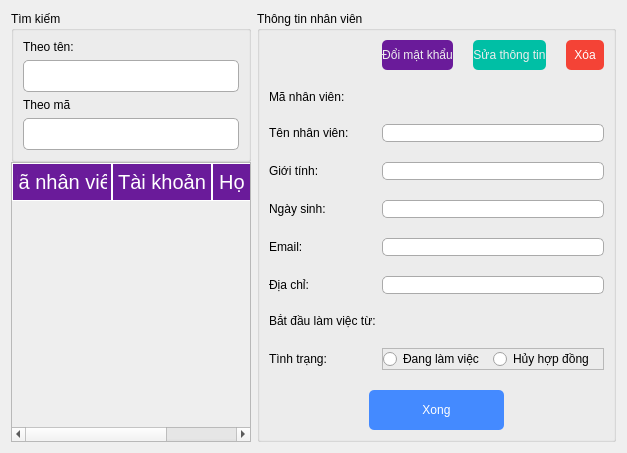
      <widget class="QWidget" name="staffs">
       <attribute name="title">
        <string>Quản lý nhân viên</string>
       </attribute>
       <layout class="QHBoxLayout" name="horizontalLayout" stretch="2,3">
        <item>
         <layout class="QVBoxLayout" name="verticalLayout" stretch="0,6">
          <property name="spacing">
           <number>0</number>
          </property>
          <item>
           <widget class="QGroupBox" name="search">
            <property name="styleSheet">
             <string notr="true">background: none;</string>
            </property>
            <property name="title">
             <string>Tìm kiếm</string>
            </property>
            <layout class="QVBoxLayout" name="verticalLayout_3">
             <item>
              <widget class="QLabel" name="name_2">
               <property name="text">
                <string>Theo tên: </string>
               </property>
              </widget>
             </item>
             <item>
              <widget class="QLineEdit" name="name">
               <property name="styleSheet">
                <string notr="true">height: 30px;
border: 1px solid #aaa;
border-radius: 5px;
background: none;</string>
               </property>
              </widget>
             </item>
             <item>
              <widget class="QLabel" name="id_2">
               <property name="text">
                <string>Theo mã</string>
               </property>
              </widget>
             </item>
             <item>
              <widget class="QLineEdit" name="id">
               <property name="styleSheet">
                <string notr="true">height: 30px;
border: 1px solid #aaa;
border-radius: 5px;background: none;</string>
               </property>
              </widget>
             </item>
            </layout>
           </widget>
          </item>
          <item>
           <widget class="QTableWidget" name="staffTable">
            <property name="styleSheet">
             <string notr="true">QHeaderView::section {
    background-color: #6A1B9A;
	padding: 4px;
    border: 1px solid #fff;
	color: #fff;
    font-size: 15pt;
	font-family: &quot;Myriad Pro Cond&quot;;
}

QTableWidget {
	background-color: #eee;
    gridline-color: #fffff8;
    font-size: 15pt;
}

QTableWidget QTableCornerButton::section {
    background-color: #646464;
    border: 1px solid #fffff8;
}
</string>
            </property>
            <property name="editTriggers">
             <set>QAbstractItemView::NoEditTriggers</set>
            </property>
            <property name="selectionBehavior">
             <enum>QAbstractItemView::SelectRows</enum>
            </property>
            <property name="sortingEnabled">
             <bool>true</bool>
            </property>
            <attribute name="horizontalHeaderHighlightSections">
             <bool>false</bool>
            </attribute>
            <attribute name="horizontalHeaderStretchLastSection">
             <bool>true</bool>
            </attribute>
            <attribute name="verticalHeaderVisible">
             <bool>false</bool>
            </attribute>
            <column>
             <property name="text">
              <string>Mã nhân viên</string>
             </property>
            </column>
            <column>
             <property name="text">
              <string>Tài khoản</string>
             </property>
            </column>
            <column>
             <property name="text">
              <string>Họ và tên</string>
             </property>
            </column>
           </widget>
          </item>
         </layout>
        </item>
        <item>
         <layout class="QVBoxLayout" name="verticalLayout_2" stretch="3">
          <item>
           <widget class="QGroupBox" name="staffInfo">
            <property name="styleSheet">
             <string notr="true">background: none;</string>
            </property>
            <property name="title">
             <string>Thông tin nhân viên</string>
            </property>
            <layout class="QFormLayout" name="formLayout">
             <property name="horizontalSpacing">
              <number>6</number>
             </property>
             <property name="verticalSpacing">
              <number>20</number>
             </property>
             <item row="1" column="0">
              <widget class="QLabel" name="staffID">
               <property name="styleSheet">
                <string notr="true">background: none;</string>
               </property>
               <property name="text">
                <string>Mã nhân viên:</string>
               </property>
              </widget>
             </item>
             <item row="2" column="0">
              <widget class="QLabel" name="staffName">
               <property name="styleSheet">
                <string notr="true">background: none;</string>
               </property>
               <property name="text">
                <string>Tên nhân viên:</string>
               </property>
              </widget>
             </item>
             <item row="6" column="0">
              <widget class="QLabel" name="label_9">
               <property name="styleSheet">
                <string notr="true">background: none;</string>
               </property>
               <property name="text">
                <string>Địa chỉ:</string>
               </property>
              </widget>
             </item>
             <item row="2" column="1">
              <widget class="QLineEdit" name="s_name">
               <property name="styleSheet">
                <string notr="true">background: none;border: 1px solid #aaa;
border-radius: 5px;</string>
               </property>
               <property name="readOnly">
                <bool>true</bool>
               </property>
              </widget>
             </item>
             <item row="6" column="1">
              <widget class="QLineEdit" name="s_add">
               <property name="styleSheet">
                <string notr="true">background: none;border: 1px solid #aaa;
border-radius: 5px;</string>
               </property>
               <property name="readOnly">
                <bool>true</bool>
               </property>
              </widget>
             </item>
             <item row="0" column="1">
              <widget class="QWidget" name="customize" native="true">
               <layout class="QHBoxLayout" name="horizontalLayout_2">
                <property name="spacing">
                 <number>20</number>
                </property>
                <property name="leftMargin">
                 <number>0</number>
                </property>
                <property name="topMargin">
                 <number>0</number>
                </property>
                <property name="rightMargin">
                 <number>0</number>
                </property>
                <property name="bottomMargin">
                 <number>0</number>
                </property>
                <item>
                 <widget class="QPushButton" name="changePass">
                  <property name="cursor">
                   <cursorShape>PointingHandCursor</cursorShape>
                  </property>
                  <property name="styleSheet">
                   <string notr="true">QPushButton 
{
	height: 30px;
	border-width: 0px;
	border-radius: 5px;
	font: 15pt &quot;Myriad Pro Cond&quot;;
	background: #6A1B9A;
	color: #eee;
	outline: none;
}
QPushButton:hover 
{
	background-color: #8E24AA;
}</string>
                  </property>
                  <property name="text">
                   <string>Đổi mật khẩu</string>
                  </property>
                 </widget>
                </item>
                <item>
                 <widget class="QPushButton" name="changeInfo">
                  <property name="cursor">
                   <cursorShape>PointingHandCursor</cursorShape>
                  </property>
                  <property name="styleSheet">
                   <string notr="true">QPushButton 
{
	height: 30px;
	border-width: 0px;
	border-radius: 5px;
	font: 15pt &quot;Myriad Pro Cond&quot;;
	background: #00BFA5;
	color: #eee;
	outline: none;
}
QPushButton:hover 
{
	background-color: #1DE9B6;
}</string>
                  </property>
                  <property name="text">
                   <string>Sửa thông tin</string>
                  </property>
                 </widget>
                </item>
                <item>
                 <widget class="QPushButton" name="removeStaff">
                  <property name="cursor">
                   <cursorShape>PointingHandCursor</cursorShape>
                  </property>
                  <property name="styleSheet">
                   <string notr="true">QPushButton{
	height: 30px;
	border-width: 0px;
	border-radius: 5px;
	background-color: #F44336;
	color: #fff;
	outline: none;
	font: 15pt &quot;Myriad Pro Cond&quot;;
}
QPushButton:hover{
	background-color: #EF5350;
}</string>
                  </property>
                  <property name="text">
                   <string>Xóa</string>
                  </property>
                 </widget>
                </item>
               </layout>
              </widget>
             </item>
             <item row="1" column="1">
              <widget class="QLabel" name="s_id">
               <property name="text">
                <string/>
               </property>
              </widget>
             </item>
             <item row="8" column="0">
              <widget class="QLabel" name="label_25">
               <property name="styleSheet">
                <string notr="true">background: none;</string>
               </property>
               <property name="text">
                <string>Tình trạng:</string>
               </property>
              </widget>
             </item>
             <item row="8" column="1">
              <widget class="QFrame" name="s_stt">
               <property name="enabled">
                <bool>true</bool>
               </property>
               <property name="cursor">
                <cursorShape>ArrowCursor</cursorShape>
               </property>
               <property name="styleSheet">
                <string notr="true">background: none;</string>
               </property>
               <property name="frameShape">
                <enum>QFrame::StyledPanel</enum>
               </property>
               <property name="frameShadow">
                <enum>QFrame::Raised</enum>
               </property>
               <layout class="QHBoxLayout" name="horizontalLayout_17">
                <property name="spacing">
                 <number>0</number>
                </property>
                <property name="leftMargin">
                 <number>0</number>
                </property>
                <property name="topMargin">
                 <number>0</number>
                </property>
                <property name="rightMargin">
                 <number>0</number>
                </property>
                <property name="bottomMargin">
                 <number>0</number>
                </property>
                <item>
                 <widget class="QRadioButton" name="s_active">
                  <property name="styleSheet">
                   <string notr="true">background: none;</string>
                  </property>
                  <property name="text">
                   <string>Đang làm việc</string>
                  </property>
                 </widget>
                </item>
                <item>
                 <widget class="QRadioButton" name="s_nactive">
                  <property name="styleSheet">
                   <string notr="true">background: none;</string>
                  </property>
                  <property name="text">
                   <string>Hủy hợp đồng</string>
                  </property>
                 </widget>
                </item>
               </layout>
              </widget>
             </item>
             <item row="7" column="0">
              <widget class="QLabel" name="startDate">
               <property name="styleSheet">
                <string notr="true">background: none;</string>
               </property>
               <property name="text">
                <string>Bắt đầu làm việc từ:</string>
               </property>
              </widget>
             </item>
             <item row="7" column="1">
              <widget class="QLabel" name="s_DoP">
               <property name="styleSheet">
                <string notr="true">background: none;</string>
               </property>
               <property name="text">
                <string/>
               </property>
              </widget>
             </item>
             <item row="3" column="0">
              <widget class="QLabel" name="label_7">
               <property name="styleSheet">
                <string notr="true">background: none;</string>
               </property>
               <property name="text">
                <string>Giới tính: </string>
               </property>
              </widget>
             </item>
             <item row="3" column="1">
              <widget class="QLineEdit" name="s_sex">
               <property name="styleSheet">
                <string notr="true">background: none;border: 1px solid #aaa;
border-radius: 5px;</string>
               </property>
               <property name="readOnly">
                <bool>true</bool>
               </property>
              </widget>
             </item>
             <item row="5" column="0">
              <widget class="QLabel" name="label_8">
               <property name="styleSheet">
                <string notr="true">background: none;</string>
               </property>
               <property name="text">
                <string>Email:</string>
               </property>
              </widget>
             </item>
             <item row="5" column="1">
              <widget class="QLineEdit" name="s_email">
               <property name="styleSheet">
                <string notr="true">background: none;border: 1px solid #aaa;
border-radius: 5px;</string>
               </property>
               <property name="readOnly">
                <bool>true</bool>
               </property>
              </widget>
             </item>
             <item row="4" column="1">
              <widget class="QLineEdit" name="s_DoB">
               <property name="styleSheet">
                <string notr="true">background: none;border: 1px solid #aaa;
border-radius: 5px;</string>
               </property>
               <property name="readOnly">
                <bool>true</bool>
               </property>
              </widget>
             </item>
             <item row="4" column="0">
              <widget class="QLabel" name="label_27">
               <property name="styleSheet">
                <string notr="true">background: none;</string>
               </property>
               <property name="text">
                <string>Ngày sinh:</string>
               </property>
              </widget>
             </item>
             <item row="9" column="0" colspan="2">
              <widget class="QPushButton" name="s_done">
               <property name="cursor">
                <cursorShape>PointingHandCursor</cursorShape>
               </property>
               <property name="styleSheet">
                <string notr="true">QPushButton{
	height: 40px;
	border-width: 0px;
	border-radius: 5px;
	background-color: #448AFF;
	color: #fff;
	outline: none;
	font: 15pt &quot;Myriad Pro Cond&quot;;
	margin-left: 100px;
	margin-right: 100px;
}
QPushButton:hover{
	background-color: #82B1FF;
}</string>
               </property>
               <property name="text">
                <string>Xong</string>
               </property>
              </widget>
             </item>
            </layout>
           </widget>
          </item>
         </layout>
        </item>
       </layout>
      </widget>
